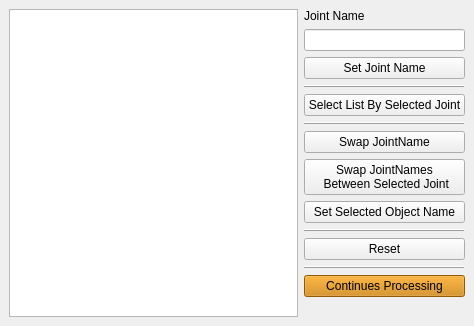
<?xml version="1.0" encoding="UTF-8"?>
<ui version="4.0">
 <class>MainWindow</class>
 <widget class="QMainWindow" name="MainWindow">
  <property name="geometry">
   <rect>
    <x>0</x>
    <y>0</y>
    <width>474</width>
    <height>326</height>
   </rect>
  </property>
  <property name="windowTitle">
   <string>Edit Joint Map</string>
  </property>
  <widget class="QWidget" name="centralwidget">
   <layout class="QGridLayout" name="gridLayout">
    <item row="1" column="0">
     <layout class="QHBoxLayout" name="horizontalLayout">
      <item>
       <widget class="QListWidget" name="joint_list_widget">
        <property name="selectionMode">
         <enum>QAbstractItemView::ExtendedSelection</enum>
        </property>
       </widget>
      </item>
      <item>
       <layout class="QVBoxLayout" name="verticalLayout">
        <item>
         <widget class="QLabel" name="label">
          <property name="text">
           <string>Joint Name</string>
          </property>
         </widget>
        </item>
        <item>
         <widget class="QLineEdit" name="joint_name_le">
          <property name="sizePolicy">
           <sizepolicy hsizetype="Minimum" vsizetype="Fixed">
            <horstretch>0</horstretch>
            <verstretch>0</verstretch>
           </sizepolicy>
          </property>
         </widget>
        </item>
        <item>
         <widget class="QPushButton" name="set_joint_name_btn">
          <property name="toolTip">
           <string>選択しているアイテムのペースト先のジョイントを入力したJoint名で置き換えます</string>
          </property>
          <property name="text">
           <string>Set Joint Name</string>
          </property>
         </widget>
        </item>
        <item>
         <widget class="QFrame" name="frame_4">
          <property name="frameShape">
           <enum>QFrame::HLine</enum>
          </property>
          <property name="frameShadow">
           <enum>QFrame::Raised</enum>
          </property>
         </widget>
        </item>
        <item>
         <widget class="QPushButton" name="select_item_from_maya_btn">
          <property name="toolTip">
           <string>Mayaで選択しているジョイントに対応するジョイントをリスト上でハイライト</string>
          </property>
          <property name="text">
           <string>Select List By Selected Joint</string>
          </property>
         </widget>
        </item>
        <item>
         <widget class="QFrame" name="frame">
          <property name="frameShape">
           <enum>QFrame::HLine</enum>
          </property>
          <property name="frameShadow">
           <enum>QFrame::Raised</enum>
          </property>
         </widget>
        </item>
        <item>
         <widget class="QPushButton" name="swap_joint_name_btn">
          <property name="toolTip">
           <string>リスト上で選択されている2つのアイテムのペースト先Joint名を入れ替えます</string>
          </property>
          <property name="text">
           <string>Swap JointName</string>
          </property>
         </widget>
        </item>
        <item>
         <widget class="QPushButton" name="swap_item_from_maya_btn">
          <property name="toolTip">
           <string>Maya上で選択しているジョイント同士でペースト先Joint名を入れ替えます</string>
          </property>
          <property name="text">
           <string>Swap JointNames
 Between Selected Joint</string>
          </property>
         </widget>
        </item>
        <item>
         <widget class="QPushButton" name="set_selected_obj_btn">
          <property name="toolTip">
           <string>リストで選択しているアイテムのペースト先JointをMayaで選択しているJointにします</string>
          </property>
          <property name="text">
           <string>Set Selected Object Name</string>
          </property>
         </widget>
        </item>
        <item>
         <widget class="QFrame" name="frame_2">
          <property name="frameShape">
           <enum>QFrame::HLine</enum>
          </property>
          <property name="frameShadow">
           <enum>QFrame::Raised</enum>
          </property>
         </widget>
        </item>
        <item>
         <widget class="QPushButton" name="reset_btn">
          <property name="toolTip">
           <string>リストのペースト先のジョイントの設定を初期状態に戻します</string>
          </property>
          <property name="text">
           <string>Reset</string>
          </property>
         </widget>
        </item>
        <item>
         <widget class="QFrame" name="frame_3">
          <property name="frameShape">
           <enum>QFrame::HLine</enum>
          </property>
          <property name="frameShadow">
           <enum>QFrame::Raised</enum>
          </property>
         </widget>
        </item>
        <item>
         <widget class="QPushButton" name="continue_btn">
          <property name="toolTip">
           <string>ジョイントのリマップを完了して、ペースト処理を実行します</string>
          </property>
          <property name="styleSheet">
           <string notr="true">#continue_btn{background-color:#cc7f00;}</string>
          </property>
          <property name="text">
           <string>Continues Processing</string>
          </property>
         </widget>
        </item>
        <item>
         <spacer name="verticalSpacer">
          <property name="orientation">
           <enum>Qt::Vertical</enum>
          </property>
          <property name="sizeHint" stdset="0">
           <size>
            <width>20</width>
            <height>40</height>
           </size>
          </property>
         </spacer>
        </item>
       </layout>
      </item>
     </layout>
    </item>
   </layout>
  </widget>
 </widget>
 <resources/>
 <connections/>
</ui>
